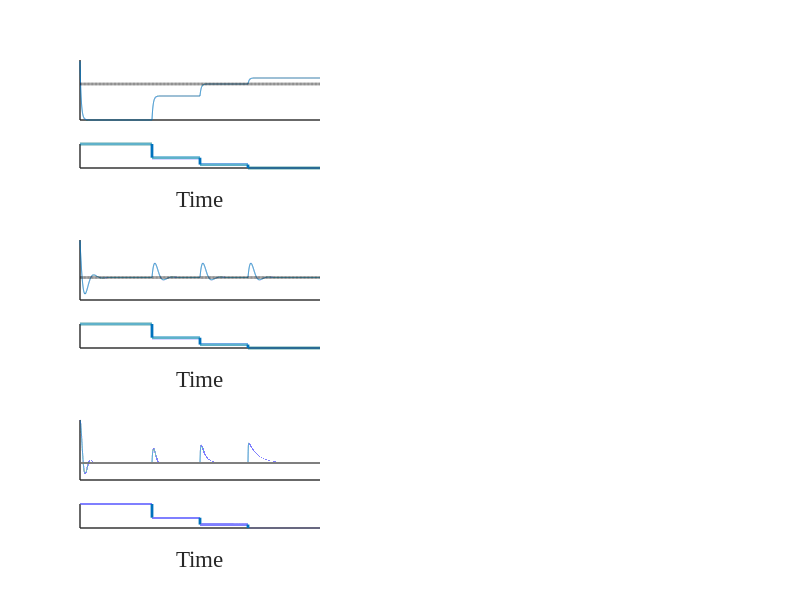

Reproduce this figure in MATLAB.
% PID Controller Example with Step Perturbation
clear; close all; clc;
% figure;
% System Parameters
Kp = 1; % Proportional gain
Ki = 0; % Integral gain
Kd = 0; % Derivative gain
tau = 1; % Time constant of the system

% Simulation Parameters
dt = 0.01; % Time step
t_end = 100; % End time
time = 0:dt:t_end; % Time vector
n = length(time);

% Desired Set Point
set_point = 1;

% Perturbation Parameters
step_time_1 = 30; % Time at which the step goes from 1 to 0
step_time_2 = 50; % Time at which the step goes from 0 to 1
step_time_3 = 70;

step_time_1_C = 50; % Time at which the step goes from 1 to 0
step_time_2_C = 70; % Time at which the step goes from 0 to 1

% PID Controller Initialization
err = 0;
err_sum = 0;
err_prev = 0;
u = 0;

% System Initialization
y = 0;
y_prev = 0;

% Simulation Loop
for i = 1:n
    % Calculate error
    err = set_point - y;
    err_sum = err_sum + err*dt;
    err_diff = (err - err_prev)/dt;

    % PID Controller
    u = Kp*err + Ki*err_sum + Kd*err_diff;

    % Perturbation (Step Disturbance)
    if time(i) < step_time_1
        N = 4;
    elseif time(i) < step_time_2
        N = 2;
    elseif time(i) < step_time_3
        N = 1;
    else
        N = 0.5;
    end
    
    if time(i) < step_time_1_C
        C = 1;
    elseif time(i) < step_time_2_C
        C = 2;
    else
        C = 1;
    end
    
    

    % System Dynamics (First-Order System with Disturbance)
%     dydt = (- y*C/N  + u ) / tau;
    dydt = (- y  + N +u) / tau;
    y = y_prev + dydt*dt;
    
    
    % Update variables for the next iteration
    err_prev = err;
    y_prev = y;

    % Save data for plotting
    y_data(i) = y;
    out_data(i) = 5-y;
    u_data(i) = u;
    disturbance_data(i) = N;
    disturbance_C_data(i) = C;
end

fig=figure('Renderer', 'painters', 'Position', [10 20 1000 1000]);

pos1 = [0.1, 0.4+0.4, 0.3, 0.1];
pos2 = [0.1, 0.32+0.4, 0.3, 0.04];

subplot1 = axes('Parent', fig, 'Position', pos1);
subplot2 = axes('Parent', fig, 'Position', pos2);

% Plotting the results

plot(subplot1,time, out_data,time, 5-ones(size(time))*set_point,'k--', 'LineWidth', 2);
xticks(subplot1,[])
yticks(subplot1,[])
box(subplot1,'off');
set(subplot1,'FontName','Times new roman','FontSize',15,'linewidth',1)
% plot(subplot2,time, u_data, 'LineWidth', 2);
% xlabel('Time (s)');
% ylabel('Control Signal (u)');
% title('PID Control Signal');
% grid on;
% 

plot(subplot2,time, disturbance_data, 'LineWidth', 2);
xlabel('Time');
xticks(subplot2,[])
yticks(subplot2,[])
box(subplot2,'off');
set(subplot2,'FontName','Times new roman','FontSize',15,'linewidth',1)
% ylabel('Disturbance');
% title('Nitrogen Concentration');
% grid on;
% 
% subplot(4,1,4);
% plot(time, disturbance_C_data, 'LineWidth', 2);
% xlabel('Time (s)');
% ylabel('Disturbance');
% title('Carbon Concentration');
% grid on;




%%
Kp = 0; % Proportional gain
Ki = 1; % Integral gain
Kd = 0; % Derivative gain
tau = 1; % Time constant of the system

% Simulation Parameters
dt = 0.01; % Time step
t_end = 100; % End time
time = 0:dt:t_end; % Time vector
n = length(time);

% Desired Set Point
set_point = 1;

% Perturbation Parameters
step_time_1 = 30; % Time at which the step goes from 1 to 0
step_time_2 = 50; % Time at which the step goes from 0 to 1
step_time_3 = 70;
step_time_1_C = 50; % Time at which the step goes from 1 to 0
step_time_2_C = 70; % Time at which the step goes from 0 to 1

% PID Controller Initialization
err = 0;
err_sum = 0;
err_prev = 0;
u = 0;

% System Initialization
y = 0;
y_prev =  0;

% Simulation Loop
for i = 1:n
    % Calculate error
    err = set_point - y;
    err_sum = err_sum + err*dt;
    err_diff = (err - err_prev)/dt;

    % PID Controller
    u = Kp*err + Ki*err_sum + Kd*err_diff;

    % Perturbation (Step Disturbance)
    if time(i) < step_time_1
        N = 4;
    elseif time(i) < step_time_2
        N = 2;
    elseif time(i) < step_time_3
        N = 1;
    else
        N = 0.5;
    end
    
    if time(i) < step_time_1_C
        C = 1;
    elseif time(i) < step_time_2_C
        C = 2;
    else
        C = 1;
    end
    
    

    % System Dynamics (First-Order System with Disturbance)
%     dydt = (- y*C/N  + u ) / tau;
    dydt = (- y+log(N) + u) / tau;
    y = y_prev + dydt*dt;
    
    
    % Update variables for the next iteration
    err_prev = err;
    y_prev = y;

    % Save data for plotting
    y_data(i) = y;
    out_data(i) = 5-y;
    u_data(i) = u;
    disturbance_data(i) = N;
    disturbance_C_data(i) = C;
end

pos3 = [0.1, 0.4+0.1, 0.3, 0.1];
pos4 = [0.1, 0.32+0.1, 0.3, 0.04];


subplot1 = axes('Parent', fig, 'Position', pos3);
subplot2 = axes('Parent', fig, 'Position', pos4);
ylim([0 1])


plot(subplot1,time, out_data,time, 5-ones(size(time))*set_point,'k--','LineWidth', 2);
xticks(subplot1,[])
yticks(subplot1,[])
box(subplot1,'off');
set(subplot1,'FontName','Times new roman','FontSize',15,'linewidth',1)



plot(subplot2,time, disturbance_data, 'LineWidth', 2);
xlabel('Time');
xticks(subplot2,[])
yticks(subplot2,[])
box(subplot2,'off');
set(subplot2,'FontName','Times new roman','FontSize',15,'linewidth',1)


%%
Kp = 0; % Proportional gain
Ki = 0.5; % Integral gain
Kd = 0; % Derivative gain
tau = 0.2; % Time constant of the system

% Simulation Parameters
dt = 0.001; % Time step
t_end = 100; % End time
time = 0:dt:t_end; % Time vector
n = length(time);

% Desired Set Point
set_point = 1;

% Perturbation Parameters
step_time_1 = 30; % Time at which the step goes from 1 to 0
step_time_2 = 50; % Time at which the step goes from 0 to 1
step_time_3 = 70;
step_time_1_C = 50; % Time at which the step goes from 1 to 0
step_time_2_C = 70; % Time at which the step goes from 0 to 1

% PID Controller Initialization
err = 0;
err_sum = 0;
err_prev = 0;
u = 0;

% System Initialization
y = 0;
y_prev =  0;

% Simulation Loop
for i = 1:n
    % Calculate error
    err = set_point - y;
    err_sum = err_sum + err*dt;
    err_diff = (err - err_prev)/dt;

    % PID Controller
    u = Kp*err + Ki*err_sum + Kd*err_diff;

    % Perturbation (Step Disturbance)
    if time(i) < step_time_1
        N = 4;
    elseif time(i) < step_time_2
        N = 2;
    elseif time(i) < step_time_3
        N = 1;
    else
        N = 0.5;
    end
    
    if time(i) < step_time_1_C
        C = 1;
    elseif time(i) < step_time_2_C
        C = 2;
    else
        C = 1;
    end
    
    

    % System Dynamics (First-Order System with Disturbance)
%     dydt = (- y*C/N  + u ) / tau;
    dydt = (- y/N + u) / tau;
    y = y_prev + dydt*dt;
    
    
    % Update variables for the next iteration
    err_prev = err;
    y_prev = y;

    % Save data for plotting
    y_data(i) = y;
    out_data(i) = 5-y;
    u_data(i) = u;
    disturbance_data(i) = N;
    disturbance_C_data(i) = C;
end

pos3 = [0.1, 0.4-0.2, 0.3, 0.1];
pos4 = [0.1, 0.32-0.2, 0.3, 0.04];

subplot1 = axes('Parent', fig, 'Position', pos3);
subplot2 = axes('Parent', fig, 'Position', pos4);

ylim([0 2])


plot(subplot1,time, out_data,time, 5-ones(size(time))*set_point,'k--','LineWidth', 2);
xticks(subplot1,[])
yticks(subplot1,[])
box(subplot1,'off');
set(subplot1,'FontName','Times new roman','FontSize',15,'linewidth',1)



plot(subplot2,time, disturbance_data, 'LineWidth', 2);
xlabel('Time');
xticks(subplot2,[])
yticks(subplot2,[])
box(subplot2,'off');
set(subplot2,'FontName','Times new roman','FontSize',15,'linewidth',1)
